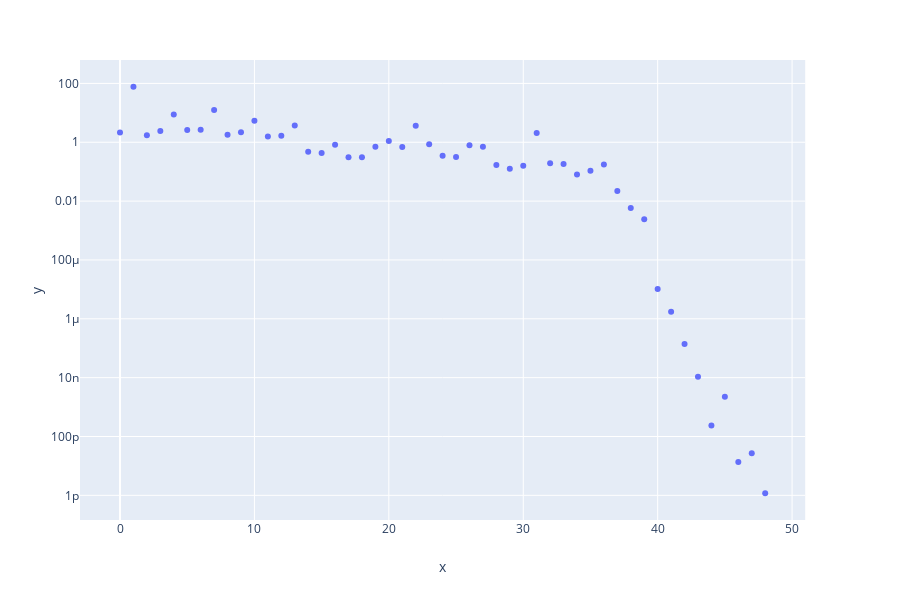

The notebook cell this image was saved under:
### Markdown cell above
# Gradient sprzężony

### Code cell
cnt=cg_counter()
x, info = scipy.sparse.linalg.cg(A, b, x0=x1, tol=tol,  
                                    callback=cnt)
print(str(cnt.niter))
px.scatter(x=[i for i in range(0,cnt.niter)],y=cnt.callbacks,log_y=True)

### Figure 1 — Plotly figure (JSON) as saved in the notebook; plotly's stock layout.template omitted (floating-point values rounded to 4 significant figures)
{"data": [{"hoverlabel": {"namelength": 0}, "hovertemplate": "x=%{x}<br>y=%{y}", "legendgroup": "", "marker": {"color": "#636efa", "symbol": "circle"}, "mode": "markers", "name": "", "showlegend": false, "type": "scatter", "x": [0, 1, 2, 3, 4, 5, 6, 7, 8, 9, 10, 11, 12, 13, 14, 15, 16, 17, 18, 19, 20, 21, 22, 23, 24, 25, 26, 27, 28, 29, 30, 31, 32, 33, 34, 35, 36, 37, 38, 39, 40, 41, 42, 43, 44, 45, 46, 47, 48], "xaxis": "x", "y": [2.152, 77.03, 1.739, 2.414, 8.782, 2.625, 2.681, 12.58, 1.791, 2.174, 5.434, 1.562, 1.679, 3.683, 0.4755, 0.428, 0.8207, 0.3123, 0.3096, 0.7025, 1.099, 0.696, 3.606, 0.8506, 0.347, 0.3146, 0.7961, 0.6991, 0.1684, 0.1257, 0.1581, 2.071, 0.1919, 0.1832, 0.08095, 0.1078, 0.1741, 0.02213, 0.005786, 0.002436, 1.033e-05, 1.733e-06, 1.397e-07, 1.079e-08, 2.384e-10, 2.222e-09, 1.365e-11, 2.67e-11, 1.178e-12], "yaxis": "y"}], "layout": {"height": 600, "legend": {"tracegroupgap": 0}, "margin": {"t": 60}, "xaxis": {"anchor": "y", "domain": [0, 0.98], "title": {"text": "x"}}, "yaxis": {"anchor": "x", "domain": [0, 1], "title": {"text": "y"}, "type": "log"}}}
